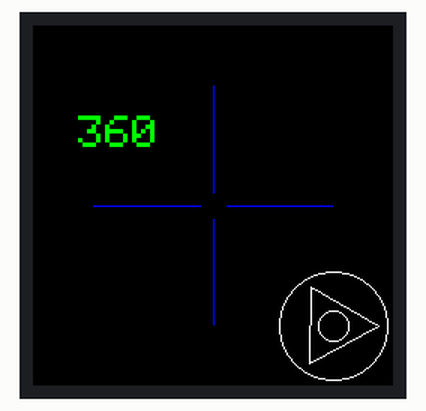
Simulated run of this sketch. Board: ESP32. Shown: 240×240 colour display.

Above: at 0.31 s.

The sketch:

ESP32_ST7789_Ananev.ino
```cpp
//Core graphics library by Adafruit
#include <Adafruit_GFX.h>
//Hardware-specific library for ST7789 (with or without CS pin)
#include <Arduino_ST7789.h>
#include <SPI.h>

//Подключение шрифтов
#include <Fonts/FreeMono9pt7b.h>
#include <Fonts/FreeSerif9pt7b.h>

//Соответсвие пинов
#define TFT_DC    23    //DC
#define TFT_RST   5     //RES
#define TFT_MOSI  21    //SDA
#define TFT_SCLK  22    //SCL

//Для дисплея без CS пина
Arduino_ST7789 tft = Arduino_ST7789(TFT_DC, TFT_RST, TFT_MOSI, TFT_SCLK);

//Набор цветов
#define BLACK       0x0000
#define NAVY        0x000F
#define DARKGREEN   0x03E0
#define DARKCYAN    0x03EF
#define MAROON      0x7800
#define PURPLE      0x780F
#define OLIVE       0x7BE0
#define LIGHTGREY   0xC618
#define DARKGREY    0x7BEF
#define BLUE        0x001F
#define GREEN       0x07E0
#define CYAN        0x07FF
#define RED         0xF800
#define MAGENTA     0xF81F
#define YELLOW      0xFFE0
#define WHITE       0xFFFF
#define ORANGE      0xFD20
#define GREENYELLOW 0xAFE5
#define PINK        0xF81F

//Начало координат вращающегося треугольника, задание заливки эерана
const int X0 = 200, Y0 = 200, L = 30, color = tft.color565(0, 0, 7);
//Коэффициент для перевода градусов в радианы
const float rad = 3.1416/180;


void setup(void)
{
Serial.begin(115200);
//initialize a ST7789 chip, 240x240 pixels
tft.init(240, 240);
//Поворот экрана корректно работают 2 и 3
tft.setRotation(2);
//Заливка экрана
tft.fillScreen(color);
//Размер шрифта
tft.setTextSize(3);
//Горизонтальная линия
tft.drawFastHLine(40, 120, 160, tft.color565(0, 0, 255));
//Вертикальная линия
tft.drawFastVLine(120, 40, 160, tft.color565(0, 0, 255));
//Круг
tft.fillCircle(120, 120, 8, color);
//Окружность
tft.drawCircle(X0, Y0, 10, WHITE);
tft.drawCircle(X0, Y0, 36, WHITE);


//Линия
//tft.drawLine(x1, y1, x2, y2, WHITE);
//Пиксель
//tft.drawPixel(x, y, WHITE);
//Окружность
//tft.drawCircle(x, y, r, WHITE);
//Круг
//tft.fillCircle(x, y, r, WHITE);
//Прямоугольник
//tft.drawRect(x, y, w, h, WHITE);
//Прямоугольник залитый
//tft.fillRect(x, y, w, h, WHITE);
//Прямоугольник с скругленными углами
//tft.drawRoundRect(x, y, w, h, r, WHITE);
//Прямоугольник залитый с скругленными углами
//tft.fillRoundRect(x, y, w, h, r, WHITE);
//Треугольник, шесть координат трех углов
//tft.drawTriangle(x1, y1, x2, y2, x3, y3, WHITE);
//Треугольник залитый, шесть координат трех углов
//tft.fillTriangle(x1, y1, x2, y2, x3, y3, WHITE);
//Символ
//tft.drawChar(120, 120, '@', WHITE, BLACK, 10);
//Установка курсора
//tft.setCursor(0, 0);
//Цвет шрифта, фон прозрачный
//tft.setTextColor(WHITE);
//Цвет шрифта, цвет фона
//tft.setTextColor(WHITE, BLACK);
//Перенос строк
//tft.setTextWrap(0);
//Инверсия экрана
//tft.invertDisplay(1);
//Задание шрифта
//tft.setFont(&FreeMono9pt7b);
//tft.setFont(&FreeSerif9pt7b);
//Задание шрифта по умолчанию
//tft.setFont();
}


void loop()
{
int i, x1, y1, x2, y2, x3, y3, col = 1;
for (int i = 0; i<=360; i += 15)
{
//Мигание кругом
col == 1 ? col = 0 : col = 1;
tft.fillCircle(X0, Y0, 3, tft.color565(col*255, col*255 , col*255));
//Текст
tft.setTextColor(GREEN, color);
tft.setCursor(30, 60);
tft.println(String(i) + "  ");
//Вращающийся треугольник
tft.drawTriangle(x1, y1, x2, y2, x3, y3, color);
x1 = cos(i*rad)*L+X0;
y1 = sin(i*rad)*L+Y0;
x2 = cos((i+120)*rad)*L+X0;
y2 = sin((i+120)*rad)*L+Y0;
x3 = cos((i-120)*rad)*L+X0;
y3 = sin((i-120)*rad)*L+Y0;
tft.drawTriangle(x1, y1, x2, y2, x3, y3, WHITE);
//delay (100);
}
}
```
